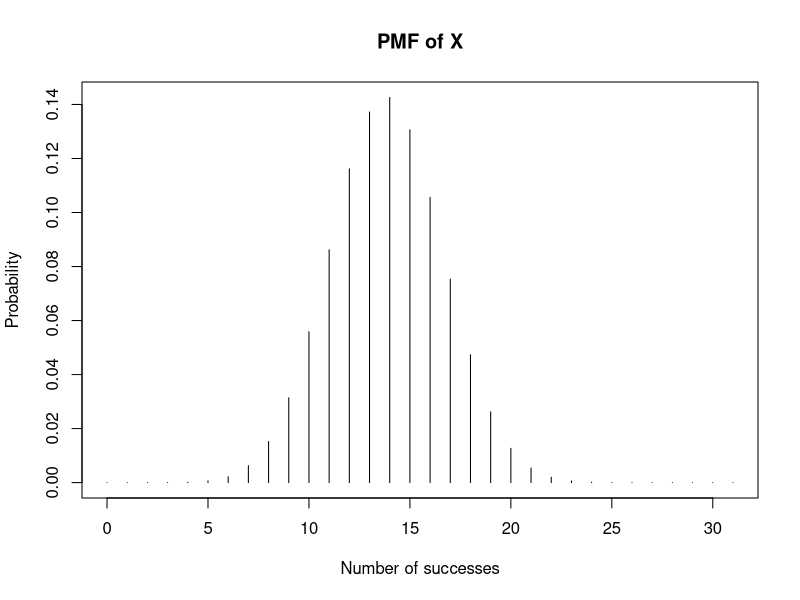
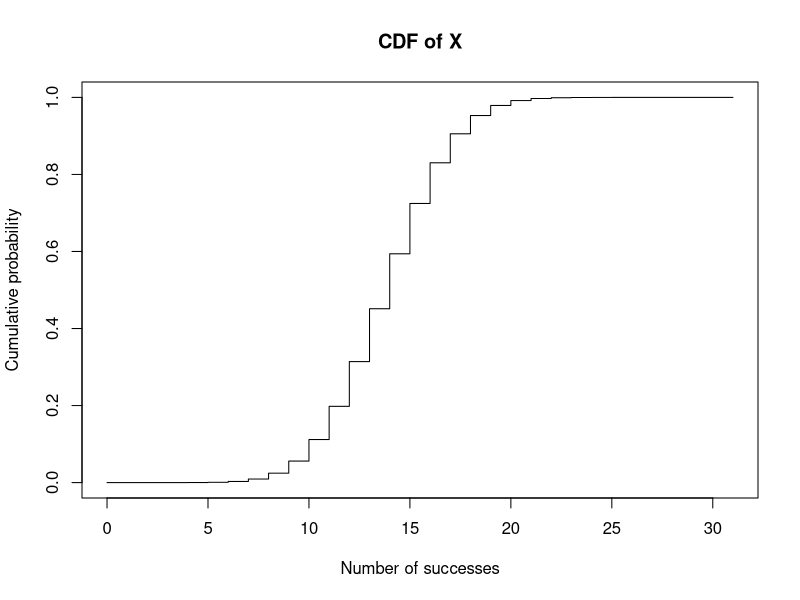

R code for these plots, in order:
# Question 1b & c
# Define the parameters
n <- 31  # number of trials
p <- 0.447  # probability of success

# Generate a sequence of possible values for X
x <- 0:n

# Calculate the PMF for each value of X
pmf <- dbinom(x, size = n, prob = p)

# Plot the PMF
plot(x, pmf, type = "h", main = "PMF of X", xlab = "Number of successes", ylab= "Probability")

# Calculate the CDF for each value of X
cdf <- pbinom(x, size = n, prob = p)

# Plot the CDF
plot(x, cdf, type = "s", main = "CDF of X", xlab = "Number of successes", ylab = "Cumulative probability")
